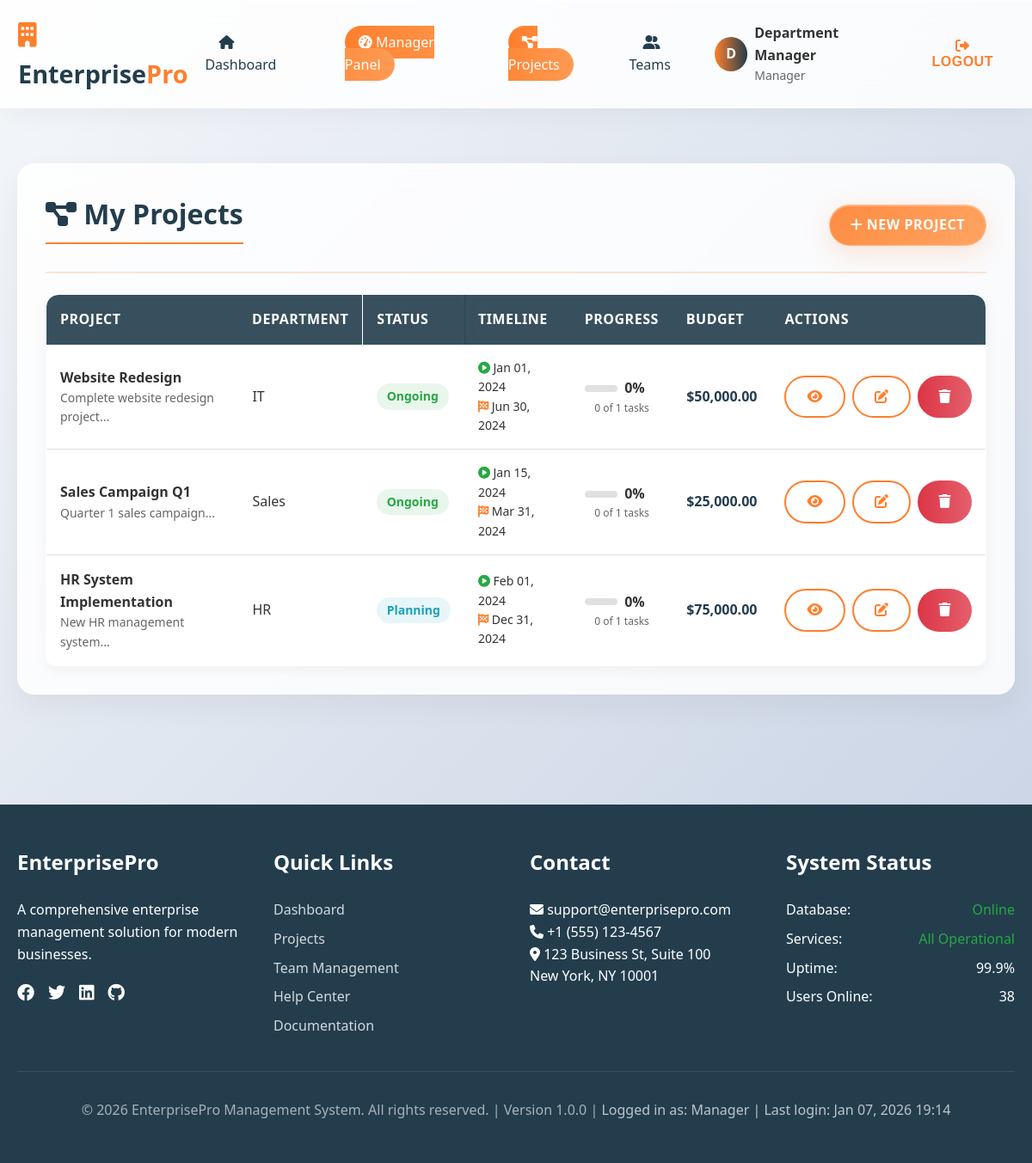
The page /modules/manager/projects.php (signed in) on the database its author committed.
### tables this page shows
CREATE TABLE projects (
    id INT PRIMARY KEY AUTO_INCREMENT,
    name VARCHAR(100) NOT NULL,
    description TEXT,
    manager_id INT NOT NULL,
    department_id INT,
    start_date DATE,
    end_date DATE,
    status ENUM('planning', 'ongoing', 'completed', 'on_hold') DEFAULT 'planning',
    budget DECIMAL(15,2),
    created_at TIMESTAMP DEFAULT CURRENT_TIMESTAMP
);

CREATE TABLE departments (
    id INT PRIMARY KEY AUTO_INCREMENT,
    name VARCHAR(50) NOT NULL,
    description TEXT,
    manager_id INT,
    created_at TIMESTAMP DEFAULT CURRENT_TIMESTAMP
);

### includes/security.php (called while the page is built, shortened)
<?php
class Security {
    public static function sanitizeInput($input, $type = 'string') {
        switch ($type) {
            case 'int':
                return filter_var($input, FILTER_SANITIZE_NUMBER_INT);
            case 'string':
            default:
                $input = strip_tags($input);
                $input = htmlspecialchars($input, ENT_QUOTES | ENT_HTML5, 'UTF-8');
                return trim($input);
        }
    }
    public static function escapeOutput($data) {
        return htmlspecialchars($data, ENT_QUOTES | ENT_HTML5, 'UTF-8');
    }
}
?>

### modules/manager/projects.php (the view, shortened to what this page needs)
<?php
require_once '../../includes/security.php';
$db = Database::getInstance()->getConnection();
$manager_id = $_SESSION['user_id'];
$action = Security::sanitizeInput($_GET['action'] ?? 'list');
$stmt = $db->prepare("
    SELECT p.*, d.name as department_name,
           COUNT(t.id) as total_tasks,
           SUM(CASE WHEN t.status = 'completed' THEN 1 ELSE 0 END) as completed_tasks
    FROM projects p
    LEFT JOIN departments d ON p.department_id = d.id
    LEFT JOIN tasks t ON p.id = t.project_id
    WHERE p.manager_id = ?
    GROUP BY p.id
    ORDER BY p.created_at DESC
");
$stmt->execute([$manager_id]);
$projects = $stmt->fetchAll();
?>
<?php include '../../includes/header.php'; ?>
<?php if ($action == 'list' || $action == ''): ?>
<div class="card glass-card fade-in" style="margin-top: 2rem;">
    <div class="card-header">
        <h2><i class="fas fa-project-diagram"></i> My Projects</h2>
        <a href="?action=create" class="btn btn-primary glass-button">
            <i class="fas fa-plus"></i> New Project
        </a>
    </div>
    <div class="table-container">
        <table class="table glass-table">
            <thead>
                <tr>
                    <th>Project</th>
                    <th>Department</th>
                    <th>Status</th>
                    <th>Timeline</th>
                    <th>Progress</th>
                    <th>Budget</th>
                    <th>Actions</th>
                </tr>
            </thead>
            <tbody>
                <?php if (empty($projects)): ?>
                    <tr>
                        <td colspan="7" style="text-align: center; padding: 3rem;">
                            <div style="font-size: 4rem; color: #ddd; margin-bottom: 1rem;">
                                <i class="fas fa-project-diagram"></i>
                            </div>
                            <h4 style="color: #666; margin-bottom: 0.5rem;">No Projects Found</h4>
                            <p style="color: #999;">You haven't created any projects yet.</p>
                            <a href="?action=create" class="btn btn-primary glass-button">
                                <i class="fas fa-plus"></i> Create Your First Project
                            </a>
                        </td>
                    </tr>
                <?php else: ?>
                    <?php foreach ($projects as $proj): ?>
                    <?php
                    $progress = $proj['total_tasks'] > 0 ?
                        round(($proj['completed_tasks'] / $proj['total_tasks']) * 100) : 0;
                    ?>
                    <tr>
                        <td>
                            <div style="font-weight: 600;"><?php echo Security::escapeOutput($proj['name']); ?></div>
                            <div style="font-size: 0.875rem; color: #666;">
                                <?php echo Security::escapeOutput(substr($proj['description'], 0, 50)); ?>...
                            </div>
                        </td>
                        <td><?php echo Security::escapeOutput($proj['department_name'] ?? 'N/A'); ?></td>
                        <td>
                            <span class="badge <?php
                                switch($proj['status']) {
                                    case 'ongoing': echo 'badge-success'; break;
                                    case 'planning': echo 'badge-info'; break;
                                }
                            ?>">
                                <?php echo ucwords(str_replace('_', ' ', $proj['status'])); ?>
                            </span>
                        </td>
                        <td>
                            <div style="font-size: 0.875rem;">
                                <div><i class="fas fa-play-circle" style="color: #28a745;"></i> <?php echo date('M d, Y', strtotime($proj['start_date'])); ?></div>
                                <div><i class="fas fa-flag-checkered" style="color: #fe7f2d;"></i> <?php echo date('M d, Y', strtotime($proj['end_date'])); ?></div>
                            </div>
                        </td>
                        <td>
                            <div style="display: flex; align-items: center; gap: 0.5rem;">
                                <div style="flex: 1;">
                                    <div style="height: 8px; background: #e0e0e0; border-radius: 4px; overflow: hidden;">
                                    </div>
                                </div>
                                <span style="font-weight: 600; min-width: 40px;"><?php echo $progress; ?>%</span>
                            </div>
                            <div style="font-size: 0.75rem; color: #666; text-align: center;">
                                <?php echo $proj['completed_tasks']; ?> of <?php echo $proj['total_tasks']; ?> tasks
                            </div>
                        </td>
                        <td>
                            <?php if ($proj['budget']): ?>
                                <div style="font-weight: 600; color: #233d4d;">
                                    $<?php echo number_format($proj['budget'], 2); ?>
                                </div>
                            <?php else: ?>
                                <span style="color: #666;">Not set</span>
                            <?php endif; ?>
                        </td>
                        <td>
                            <div class="table-actions">
                                <a href="?action=view&id=<?php echo $proj['id']; ?>"
                                   class="btn btn-outline btn-sm" title="View Project">
                                    <i class="fas fa-eye"></i>
                                </a>
                                <a href="?action=edit&id=<?php echo $proj['id']; ?>"
                                   class="btn btn-outline btn-sm" title="Edit Project">
                                    <i class="fas fa-edit"></i>
                                </a>
                                <button class="btn btn-danger btn-sm"
                                        onclick="confirmDelete(<?php echo $proj['id']; ?>, '<?php echo addslashes($proj['name']); ?>')"
                                        title="Delete Project">
                                    <i class="fas fa-trash"></i>
                                </button>
                            </div>
                        </td>
                    </tr>
                    <?php endforeach; ?>
                <?php endif; ?>
            </tbody>
        </table>
    </div>
</div>
<?php endif; ?>
<?php include '../../includes/footer.php'; ?>

### css/style.css (style rules this page uses)
* { margin: 0; padding: 0; box-sizing: border-box; }
:root { --primary-color: #fe7f2d; --secondary-color: #233d4d; --dark-grey: #333333; --light-grey: #f5f5f5; --medium-grey: #666666; --text-color: #333333; --text-light: #ffffff; --success-color: #28a745; --warning-color: #ffc107; --danger-color: #dc3545; --info-color: #17a2b8; }
body { font-family: 'Segoe UI', Tahoma, Geneva, Verdana, sans-serif; line-height: 1.6; color: var(--text-color); background: linear-gradient(135deg, #f5f7fa 0%, #c3cfe2 100%); min-height: 100vh; }
h1, h2, h3, h4, h5, h6 { color: var(--secondary-color); font-weight: 600; margin-bottom: 1rem; }
h2 { font-size: 2rem; border-bottom: 2px solid var(--primary-color); padding-bottom: 0.5rem; }
a { color: var(--primary-color); text-decoration: none; transition: color 0.3s ease; }
.btn { display: inline-block; padding: 10px 24px; border: none; border-radius: 50px; font-size: 16px; font-weight: 600; cursor: pointer; transition: all 0.3s ease; text-align: center; text-transform: uppercase; letter-spacing: 0.5px; }
.btn-primary { background: linear-gradient(90deg, var(--primary-color), #ff9a52); color: white; }
.btn-outline { background: transparent; border: 2px solid var(--primary-color); color: var(--primary-color); }
.btn-danger { background: linear-gradient(90deg, var(--danger-color), #e4606d); color: white; }
.card { background: rgba(255, 255, 255, 0.85); border-radius: 20px; padding: 2rem; margin-bottom: 2rem; box-shadow: 0 10px 30px rgba(0, 0, 0, 0.08); transition: transform 0.3s ease, box-shadow 0.3s ease; backdrop-filter: blur(10px); border: 1px solid rgba(255, 255, 255, 0.2); }
.card-header { display: flex; justify-content: space-between; align-items: center; margin-bottom: 1.5rem; padding-bottom: 1rem; border-bottom: 2px solid rgba(254, 127, 45, 0.2); }
.table-container { overflow-x: auto; border-radius: 10px; box-shadow: 0 5px 15px rgba(0, 0, 0, 0.05); }
.table { width: 100%; border-collapse: collapse; background: white; }
.table th { background: linear-gradient(90deg, var(--secondary-color), #2a4b5e); color: white; padding: 1rem; text-align: left; font-weight: 600; text-transform: uppercase; letter-spacing: 0.5px; }
.table td { padding: 1rem; border-bottom: 1px solid #e0e0e0; }
.table-actions { display: flex; gap: 0.5rem; }
.badge { display: inline-block; padding: 4px 12px; border-radius: 50px; font-size: 0.875rem; font-weight: 600; }
.badge-success { background: rgba(40, 167, 69, 0.1); color: var(--success-color); }
.badge-info { background: rgba(23, 162, 184, 0.1); color: var(--info-color); }
.fade-in { animation: fadeIn 0.5s ease-out; }

### css/glass.css (style rules this page uses)
.glass-card { background: rgba(255, 255, 255, 0.85); backdrop-filter: blur(15px); -webkit-backdrop-filter: blur(15px); border-radius: 20px; border: 1px solid rgba(255, 255, 255, 0.3); box-shadow: 0 15px 35px rgba(0, 0, 0, 0.05), inset 0 1px 0 rgba(255, 255, 255, 0.8); transition: all 0.3s ease; }
.glass-button { background: linear-gradient( 135deg, rgba(254, 127, 45, 0.9), rgba(255, 154, 82, 0.9) ); backdrop-filter: blur(10px); -webkit-backdrop-filter: blur(10px); border: 1px solid rgba(255, 255, 255, 0.3); border-radius: 50px; color: white; box-shadow: 0 8px 32px rgba(254, 127, 45, 0.2), inset 0 1px 0 rgba(255, 255, 255, 0.3); transition: all 0.3s ease; }
.glass-table { background: rgba(255, 255, 255, 0.9); backdrop-filter: blur(10px); -webkit-backdrop-filter: blur(10px); border-radius: 15px; overflow: hidden; border: 1px solid rgba(255, 255, 255, 0.3); }
.glass-table th { background: rgba(35, 61, 77, 0.9); backdrop-filter: blur(10px); color: white; }

### rows shown on the page
projects: name "Website Redesign", description "Complete website redesign project", department.name "IT", status "Ongoing", start_date "Jan 01, 2024", end_date "Jun 30, 2024", progress "0", completed_tasks "0", total_tasks "1", budget "50,000.00"
projects: name "Sales Campaign Q1", description "Quarter 1 sales campaign", department.name "Sales", status "Ongoing", start_date "Jan 15, 2024", end_date "Mar 31, 2024", progress "0", completed_tasks "0", total_tasks "1", budget "25,000.00"
projects: name "HR System Implementation", description "New HR management system", department.name "HR", status "Planning", start_date "Feb 01, 2024", end_date "Dec 31, 2024", progress "0", completed_tasks "0", total_tasks "1", budget "75,000.00"

### other values the page prints
substr($full_name, 0, 1) "D"
Security::escapeOutput($full_name) "Department Manager"
$user_role "Manager"
